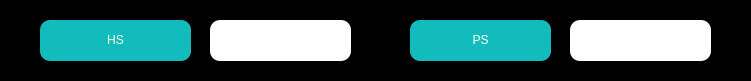
       <widget class="QWidget" name="widget_9" native="true">
        <property name="geometry">
         <rect>
          <x>1220</x>
          <y>130</y>
          <width>751</width>
          <height>81</height>
         </rect>
        </property>
        <property name="styleSheet">
         <string notr="true">background-color: rgb(0, 0, 0);
border-radius: 10px;</string>
        </property>
        <widget class="QTextBrowser" name="L_HS">
         <property name="geometry">
          <rect>
           <x>210</x>
           <y>20</y>
           <width>141</width>
           <height>41</height>
          </rect>
         </property>
         <property name="styleSheet">
          <string notr="true">background-color: rgb(255, 255, 255);
border-radius: 10px;</string>
         </property>
         <property name="verticalScrollBarPolicy">
          <enum>Qt::ScrollBarAlwaysOff</enum>
         </property>
        </widget>
        <widget class="QLabel" name="label_131">
         <property name="geometry">
          <rect>
           <x>40</x>
           <y>20</y>
           <width>151</width>
           <height>41</height>
          </rect>
         </property>
         <property name="autoFillBackground">
          <bool>false</bool>
         </property>
         <property name="styleSheet">
          <string notr="true">background-color: rgb(18, 188, 188);
color: rgb(255, 255, 255);
font: 8pt &quot;MS Shell Dlg 2&quot;;
border-radius: 10px;</string>
         </property>
         <property name="frameShape">
          <enum>QFrame::NoFrame</enum>
         </property>
         <property name="text">
          <string>&lt;html&gt;&lt;head/&gt;&lt;body&gt;&lt;p align=&quot;center&quot;&gt;HS&lt;/p&gt;&lt;/body&gt;&lt;/html&gt;</string>
         </property>
        </widget>
        <widget class="QTextBrowser" name="L_PS">
         <property name="geometry">
          <rect>
           <x>570</x>
           <y>20</y>
           <width>141</width>
           <height>41</height>
          </rect>
         </property>
         <property name="styleSheet">
          <string notr="true">background-color: rgb(255, 255, 255);
border-radius: 10px;</string>
         </property>
         <property name="verticalScrollBarPolicy">
          <enum>Qt::ScrollBarAlwaysOff</enum>
         </property>
        </widget>
        <widget class="QLabel" name="label_132">
         <property name="geometry">
          <rect>
           <x>410</x>
           <y>20</y>
           <width>141</width>
           <height>41</height>
          </rect>
         </property>
         <property name="autoFillBackground">
          <bool>false</bool>
         </property>
         <property name="styleSheet">
          <string notr="true">background-color: rgb(18, 188, 188);
color: rgb(255, 255, 255);
font: 8pt &quot;MS Shell Dlg 2&quot;;
border-radius: 10px;</string>
         </property>
         <property name="frameShape">
          <enum>QFrame::NoFrame</enum>
         </property>
         <property name="text">
          <string>&lt;html&gt;&lt;head/&gt;&lt;body&gt;&lt;p align=&quot;center&quot;&gt;PS&lt;/p&gt;&lt;/body&gt;&lt;/html&gt;</string>
         </property>
        </widget>
       </widget>
